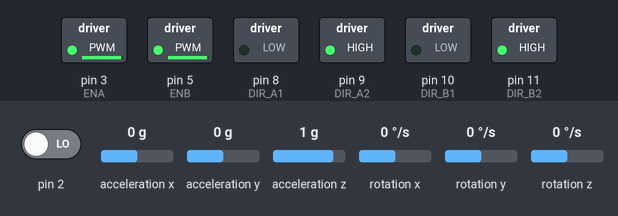
This sketch was run on a simulated Arduino Uno, built with avr-gcc and run on an emulated ATmega328P. Shown: switched loads named in the sketch (green lamp = pin HIGH). Inputs (shaded band) come from the test bench; at power-on: acceleration x 0 g, pin 2 LOW, acceleration y 0 g, acceleration z 1 g, rotation x 0 °/s, rotation y 0 °/s, rotation z 0 °/s. The sensor or clock chip raises its interrupt line as the real part does.

Above: at 4.2 s.
4.3 s: acceleration x set to 0.8 g
At 5.3 s:
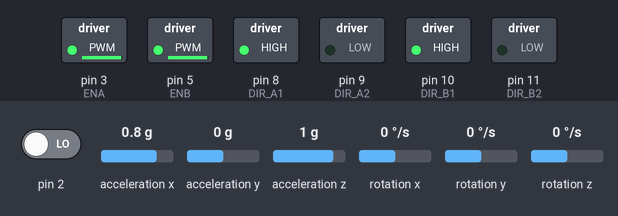
5.8 s: acceleration x set to 0 g
At 6.25 s:
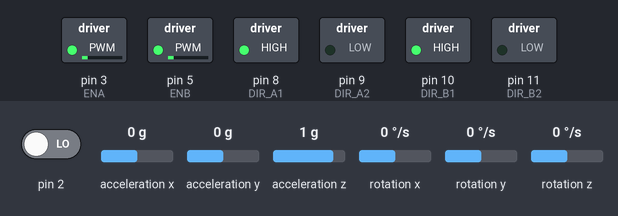
8.2 s: acceleration x set to 1.4 g
At 9.4 s:
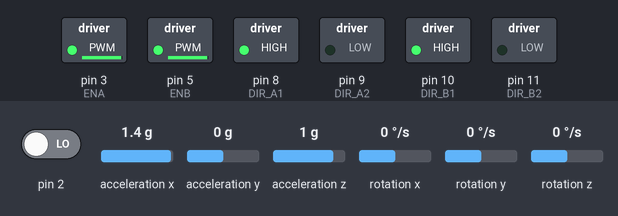
9.7 s: acceleration x set to -0.1 g
At 10.06 s:
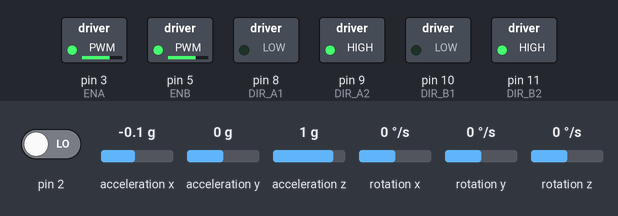
11.6 s: acceleration x set to 0.1 g
At 13.85 s:
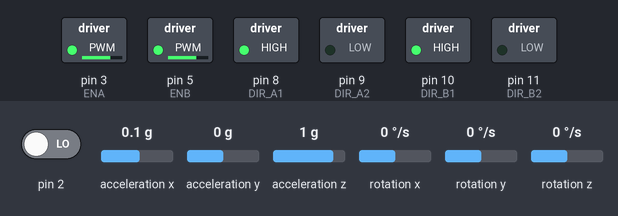
14.6 s: acceleration x set to -1.4 g
At 15.5 s:
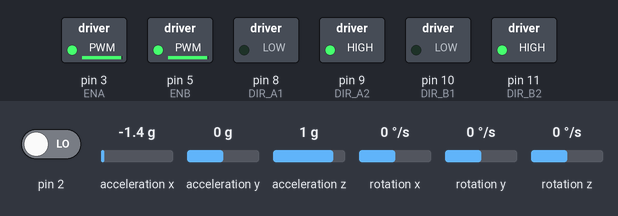
Timing chart, 0 to 17.1 s (numbered marks = the images above; inputs shaded):
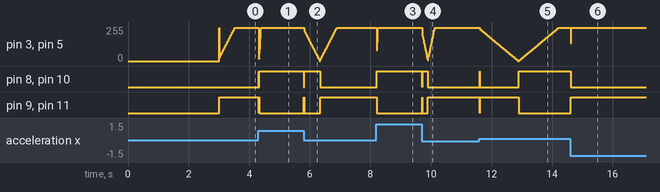

The sketch:

SelfBalancing.ino
```cpp
// MPU6050 pin      Arduino pin
// -----------------------------
//     vcc              3.3V
//     gnd              GND
//     sda              A4
//     scl              A5
//     int               2

//must download the library from here ==> https://github.com/jrowberg/i2cdevlib/tree/master/Arduino/MPU6050
#include "I2Cdev.h"
#include "MPU6050_6Axis_MotionApps20.h"
#if I2CDEV_IMPLEMENTATION == I2CDEV_ARDUINO_WIRE
    #include "Wire.h"
#endif

//#define DEBUG      //uncomment to show the data in serial monitor
#define SAMPLETIME 500
#define KP 4.35      //tune properly to get the best result
#define KI 1.10      //tune properly to get the best result(response time)
#define KD 169       //tune properly to get the best result
#define MAX 250

MPU6050 mpu;

bool dmpReady = false;  // set true if DMP init was successful
uint8_t mpuIntStatus;   // holds actual interrupt status byte from MPU
uint8_t devStatus;      // return status after each device operation (0 = success, !0 = error)
uint16_t packetSize;    // expected DMP packet size (default is 42 bytes)
uint16_t fifoCount;     // count of all bytes currently in FIFO
uint8_t fifoBuffer[64]; // FIFO storage buffer

// orientation/motion vars
Quaternion q;           // [w, x, y, z]         quaternion container
VectorInt16 aa;         // [x, y, z]            accel sensor measurements
VectorInt16 aaReal;     // [x, y, z]            gravity-free accel sensor measurements
VectorInt16 aaWorld;    // [x, y, z]            world-frame accel sensor measurements
VectorFloat gravity;    // [x, y, z]            gravity vector
float euler[3];         // [psi, theta, phi]    Euler angle container
float ypr[3];           // [yaw, pitch, roll]   yaw/pitch/roll container and gravity vector

float error,prevError,totalError;
int output;
unsigned long lastTime = 0;

const int ENA = 3;             //connect L293D EN1 pin
const int ENB = 5;             //connect L293D EN2 pin
const int DIR_A1 = 8;          //connect L293D IN_2 pin
const int DIR_A2 = 9;          //connect L293D IN_1 pin
const int DIR_B1 = 10;         //connect L293D IN_3 pin
const int DIR_B2 = 11;         //connect L293D IN_4 pin

volatile bool mpuInterrupt = false;     // indicates whether MPU interrupt pin has gone high
void dmpDataReady() {
    mpuInterrupt = true;
}

void setup() {
    #if I2CDEV_IMPLEMENTATION == I2CDEV_ARDUINO_WIRE
        Wire.begin();
        TWBR = 24; // 400kHz I2C clock (200kHz if CPU is 8MHz)
    #elif I2CDEV_IMPLEMENTATION == I2CDEV_BUILTIN_FASTWIRE
        Fastwire::setup(400, true);
    #endif
    #ifdef DEBUG
      Serial.begin(115200);
    #endif
    mpu.initialize();
    devStatus = mpu.dmpInitialize();
    mpu.setXGyroOffset(220);
    mpu.setYGyroOffset(76);
    mpu.setZGyroOffset(-85);
    mpu.setZAccelOffset(1788); // 1688 factory default for my test chip

    if (devStatus == 0)
    {
      mpu.setDMPEnabled(true);
      attachInterrupt(0, dmpDataReady, RISING);
      mpuIntStatus = mpu.getIntStatus();
      dmpReady = true;
      packetSize = mpu.dmpGetFIFOPacketSize();
    }

    initMotors();
    delay(2500);
}

void loop()
{
  while (!mpuInterrupt && fifoCount < packetSize);
  getYPR();
  calculatePID();
  updateMotors(output);
}

void calculatePID(void)
{
  unsigned long now = micros();
  unsigned long timeChange = now - lastTime;
  if(timeChange >= SAMPLETIME)        //refresh pid calculation every 500ms
  {
    error = ypr[1] - 4;          //try to set the gyro parallel to the actuator of the motor accurately
                                 //i can't set so accurately,so 4 is the right angle for me
    totalError += KI*error;
    if(totalError > MAX) totalError = MAX;
    else if(totalError < -MAX) totalError = -MAX;
    output =  KP*error + totalError + (KD*(error-prevError));
    if(output > MAX) output = MAX;            //to keep the pwm in range
    else if(output < -MAX) output = -MAX;     //to keep the pwm in range

    #ifdef DEBUG
      Serial.println(output);
    #endif
 }

  prevError = error;
  lastTime = now;
}

void updateMotors(int signal)
{
  if(signal > 0)
  {
//    PORTB = B00000101;
    digitalWrite(DIR_A1,HIGH);
    digitalWrite(DIR_A2,LOW);
    digitalWrite(DIR_B1,HIGH);
    digitalWrite(DIR_B2,LOW);
  }
  else if(signal < 0)
  {
//    PORTB = B00001010;
    digitalWrite(DIR_A1,LOW);
    digitalWrite(DIR_A2,HIGH);
    digitalWrite(DIR_B1,LOW);
    digitalWrite(DIR_B2,HIGH);
  }
  analogWrite(ENA,abs(signal));
  analogWrite(ENB,abs(signal));
}

void initMotors(void)
{
//  DDRB |= (1<<DDB0) | (1<<DDB1) | (1<<DDB2) | (1<<DDB3);
//  DDRD |= (1<<DDD4) | (1<<DDD5);
//  PORTB &= (~(1<<PORTB0)) & (~(1<<PORTB1)) & (~(1<<PORTB2)) & (~(1<<PORTB3));
//  PORTD &= (~(1<<PORTD4)) & (~(1<<PORTD5));

  pinMode(ENA,OUTPUT);
  pinMode(ENB,OUTPUT);
  pinMode(DIR_A1,OUTPUT);
  pinMode(DIR_A2,OUTPUT);
  pinMode(DIR_B1,OUTPUT);
  pinMode(DIR_B2,OUTPUT);

  digitalWrite(ENA,LOW);
  digitalWrite(ENB,LOW);
  digitalWrite(DIR_A1,LOW);
  digitalWrite(DIR_A2,LOW);
  digitalWrite(DIR_B1,LOW);
  digitalWrite(DIR_B2,LOW);

}

void getYPR()
{
    if (!dmpReady) return;
//    while (!mpuInterrupt && fifoCount < packetSize);
    mpuInterrupt = false;
    mpuIntStatus = mpu.getIntStatus();
    fifoCount = mpu.getFIFOCount();
    if ((mpuIntStatus & 0x10) || fifoCount == 1024){
        mpu.resetFIFO();
    }
    else if (mpuIntStatus & 0x02)
    {
      while (fifoCount < packetSize) fifoCount = mpu.getFIFOCount();
      mpu.getFIFOBytes(fifoBuffer, packetSize);
      fifoCount -= packetSize;
      mpu.dmpGetQuaternion(&q, fifoBuffer);
      mpu.dmpGetGravity(&gravity, &q);
      mpu.dmpGetYawPitchRoll(ypr, &q, &gravity);

      ypr[1] = ypr[1] * 180/M_PI;

      #ifdef DEBUG
        Serial.print("ypr\t");
        Serial.print(ypr[1]);
        Serial.print("\t");
      #endif
    }
}
```

Measured:
- after the input at 4.3 s, pin 8 (DIR_A1), pin 10 (DIR_B1): LOW → HIGH at once, → LOW 0.01 s later, → HIGH 0.01 s later; pin 9 (DIR_A2), pin 11 (DIR_B2): HIGH → LOW at once, → HIGH 0.01 s later, → LOW 0.01 s later
- after the input at 5.8 s, pin 8 (DIR_A1), pin 10 (DIR_B1): HIGH → LOW at once, → HIGH 0.01 s later, → LOW 0.52 s later; pin 9 (DIR_A2), pin 11 (DIR_B2): LOW → HIGH at once, → LOW 0.01 s later, → HIGH 0.52 s later
- after the input at 8.2 s, pin 8 (DIR_A1), pin 10 (DIR_B1): LOW → HIGH at once; pin 9 (DIR_A2), pin 11 (DIR_B2): HIGH → LOW at once
- after the input at 9.7 s, pin 8 (DIR_A1), pin 10 (DIR_B1): HIGH → LOW at once, → HIGH 0.01 s later, → LOW 0.18 s later; pin 9 (DIR_A2), pin 11 (DIR_B2): LOW → HIGH at once, → LOW 0.01 s later, → HIGH 0.18 s later
- after the input at 11.6 s, pin 8 (DIR_A1), pin 10 (DIR_B1): LOW → HIGH at once, → LOW 0.01 s later, → HIGH 1.3 s later; pin 9 (DIR_A2), pin 11 (DIR_B2): HIGH → LOW at once, → HIGH 0.01 s later, → LOW 1.3 s later
- after the input at 14.6 s, pin 3 (ENA), pin 5 (ENB): 250/255 → 132/255 at once, → 197/255 0.01 s later, → 250/255 0.01 s later; pin 8 (DIR_A1), pin 10 (DIR_B1): HIGH → LOW at once; pin 9 (DIR_A2), pin 11 (DIR_B2): LOW → HIGH at once
